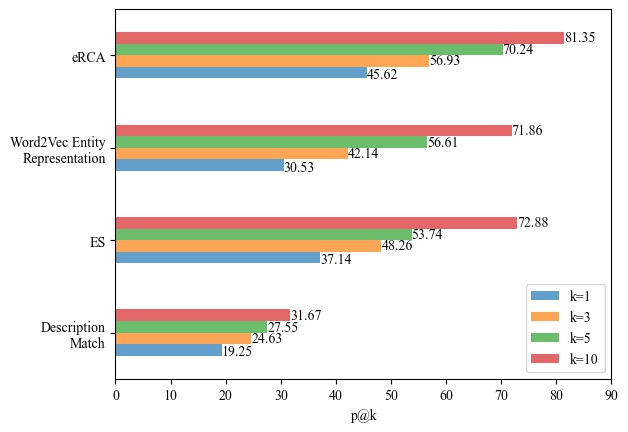

Write the Python code that produced this figure.
import pandas as pd
import matplotlib.pyplot as plt


if __name__ == '__main__':
    fontDict = {"family": "Times New Roman", "weight": "light"}
    fontProp = {"family": "Times New Roman", "weight": "normal"}
    data = [[19.25, 24.63, 27.55, 31.67],
            [37.14, 48.26, 53.74, 72.88],
            [30.53, 42.14, 56.61, 71.86],
            [45.62, 56.93, 70.24, 81.35]]
    index = ["Description\nMatch", "ES", "Word2Vec Entity\nRepresentation", "eRCA"]
    columns = ["k=1", "k=3", "k=5", "k=10"]
    data = pd.DataFrame(data, columns=columns, index=index)
    fig, ax = plt.subplots()
    data.plot.barh(ax=ax, alpha=0.7)
    # plt.xlabel("p@k", fontdict=fontDict)
    # plt.ylabel("$algorithm$")
    # plt.xticks(range(0, 100, 10), fontdict=fontDict)
    # plt.yticks(range(len(index)), index, fontdict=fontDict)
    ax.set_xlabel("p@k", fontdict=fontDict)
    ax.set_xticks(range(0, 100, 10))
    ax.set_xticklabels(range(0, 100, 10), fontdict=fontDict)
    ax.set_yticklabels(index, fontdict=fontDict)

    for x, y1 in enumerate(data["k=1"]):
        plt.text(y1, x - 0.25, "%s" % y1, fontdict=fontDict)
    for x, y2 in enumerate(data["k=3"]):
        plt.text(y2, x - 0.1, "%s" % y2, fontdict=fontDict)
    for x, y3 in enumerate(data["k=5"]):
        plt.text(y3, x + 0.02, "%s" % y3, fontdict=fontDict)
    for x, y4 in enumerate(data["k=10"]):
        plt.text(y4, x + 0.15, "%s" % y4, fontdict=fontDict)

    lines, labels = ax.get_legend_handles_labels()
    plt.legend(prop=fontProp)

    plt.savefig(r"D:\LeetCode\case_recommend.jpg", bbox_inches="tight")
    # plt.show()
